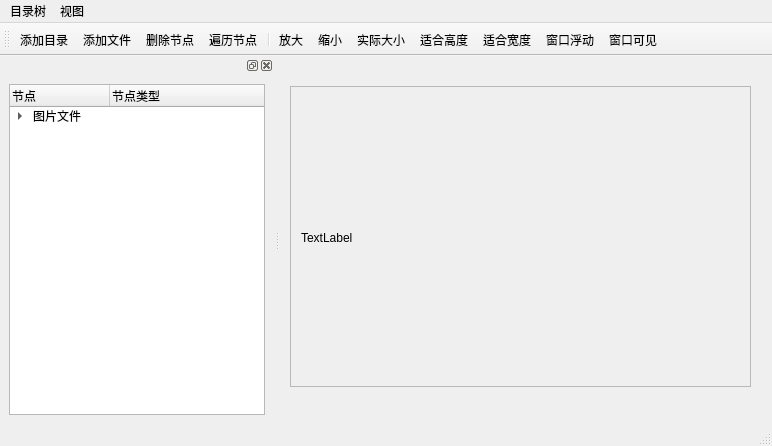
<?xml version="1.0" encoding="UTF-8"?>
<ui version="4.0">
 <class>MainWindow</class>
 <widget class="QMainWindow" name="MainWindow">
  <property name="geometry">
   <rect>
    <x>0</x>
    <y>0</y>
    <width>772</width>
    <height>446</height>
   </rect>
  </property>
  <property name="windowTitle">
   <string>MainWindow</string>
  </property>
  <widget class="QWidget" name="centralwidget">
   <widget class="QScrollArea" name="scrollArea">
    <property name="geometry">
     <rect>
      <x>10</x>
      <y>30</y>
      <width>461</width>
      <height>301</height>
     </rect>
    </property>
    <property name="widgetResizable">
     <bool>true</bool>
    </property>
    <widget class="QWidget" name="scrollAreaWidgetContents">
     <property name="geometry">
      <rect>
       <x>0</x>
       <y>0</y>
       <width>459</width>
       <height>299</height>
      </rect>
     </property>
     <widget class="QLabel" name="labPic">
      <property name="geometry">
       <rect>
        <x>10</x>
        <y>20</y>
        <width>431</width>
        <height>261</height>
       </rect>
      </property>
      <property name="text">
       <string>TextLabel</string>
      </property>
     </widget>
    </widget>
   </widget>
  </widget>
  <widget class="QMenuBar" name="menubar">
   <property name="geometry">
    <rect>
     <x>0</x>
     <y>0</y>
     <width>772</width>
     <height>21</height>
    </rect>
   </property>
   <widget class="QMenu" name="menu">
    <property name="title">
     <string>目录树</string>
    </property>
    <addaction name="actAddFolder"/>
    <addaction name="actAddFiles"/>
    <addaction name="actDeleteItem"/>
    <addaction name="actScanItems"/>
    <addaction name="actQuit"/>
   </widget>
   <widget class="QMenu" name="menu_2">
    <property name="title">
     <string>视图</string>
    </property>
   </widget>
   <addaction name="menu"/>
   <addaction name="menu_2"/>
  </widget>
  <widget class="QStatusBar" name="statusbar"/>
  <widget class="QToolBar" name="mainToolBar">
   <property name="windowTitle">
    <string>toolBar</string>
   </property>
   <property name="toolButtonStyle">
    <enum>Qt::ToolButtonTextUnderIcon</enum>
   </property>
   <attribute name="toolBarArea">
    <enum>TopToolBarArea</enum>
   </attribute>
   <attribute name="toolBarBreak">
    <bool>false</bool>
   </attribute>
   <addaction name="actAddFolder"/>
   <addaction name="actAddFiles"/>
   <addaction name="actDeleteItem"/>
   <addaction name="actScanItems"/>
   <addaction name="separator"/>
   <addaction name="actZoomIn"/>
   <addaction name="actZoomOut"/>
   <addaction name="actZoomRealSize"/>
   <addaction name="actZoomFitH"/>
   <addaction name="actZoomFitW"/>
   <addaction name="actDockFloat"/>
   <addaction name="actDockVisible"/>
  </widget>
  <widget class="QDockWidget" name="dockWidget">
   <attribute name="dockWidgetArea">
    <number>1</number>
   </attribute>
   <widget class="QWidget" name="dockWidgetContents">
    <layout class="QGridLayout" name="gridLayout">
     <item row="0" column="0">
      <widget class="QTreeWidget" name="treeWidget">
       <column>
        <property name="text">
         <string notr="true">节点</string>
        </property>
       </column>
       <column>
        <property name="text">
         <string>节点类型</string>
        </property>
       </column>
       <item>
        <property name="text">
         <string>图片文件</string>
        </property>
        <property name="icon">
         <iconset resource="res.qrc">
          <normaloff>:/icons/images/files-open.png</normaloff>:/icons/images/files-open.png</iconset>
        </property>
        <item>
         <property name="text">
          <string>新建子项目</string>
         </property>
        </item>
       </item>
      </widget>
     </item>
    </layout>
   </widget>
  </widget>
  <action name="actAddFolder">
   <property name="icon">
    <iconset resource="res.qrc">
     <normaloff>:/icons/images/add_folder1.png</normaloff>:/icons/images/add_folder1.png</iconset>
   </property>
   <property name="text">
    <string>添加目录</string>
   </property>
   <property name="toolTip">
    <string>添加目录...</string>
   </property>
   <property name="shortcut">
    <string>Ctrl+F</string>
   </property>
  </action>
  <action name="actAddFiles">
   <property name="icon">
    <iconset resource="res.qrc">
     <normaloff>:/icons/images/add_files.png</normaloff>:/icons/images/add_files.png</iconset>
   </property>
   <property name="text">
    <string>添加文件</string>
   </property>
   <property name="toolTip">
    <string>添加文件...</string>
   </property>
   <property name="shortcut">
    <string>Ctrl+N</string>
   </property>
  </action>
  <action name="actDeleteItem">
   <property name="icon">
    <iconset resource="res.qrc">
     <normaloff>:/icons/images/close.png</normaloff>:/icons/images/close.png</iconset>
   </property>
   <property name="text">
    <string>删除节点</string>
   </property>
   <property name="toolTip">
    <string>删除节点</string>
   </property>
  </action>
  <action name="actZoomIn">
   <property name="icon">
    <iconset resource="res.qrc">
     <normaloff>:/icons/images/zoomIn.png</normaloff>:/icons/images/zoomIn.png</iconset>
   </property>
   <property name="text">
    <string>放大</string>
   </property>
   <property name="toolTip">
    <string>放大</string>
   </property>
   <property name="shortcut">
    <string>Ctrl+I</string>
   </property>
  </action>
  <action name="actZoomOut">
   <property name="icon">
    <iconset resource="res.qrc">
     <normaloff>:/icons/images/zoomOut.png</normaloff>:/icons/images/zoomOut.png</iconset>
   </property>
   <property name="text">
    <string>缩小</string>
   </property>
   <property name="toolTip">
    <string>缩小</string>
   </property>
   <property name="shortcut">
    <string>Ctrl+O</string>
   </property>
  </action>
  <action name="actZoomRealSize">
   <property name="icon">
    <iconset resource="res.qrc">
     <normaloff>:/icons/images/zoomRealSize.png</normaloff>:/icons/images/zoomRealSize.png</iconset>
   </property>
   <property name="text">
    <string>实际大小</string>
   </property>
   <property name="toolTip">
    <string>实际大小</string>
   </property>
  </action>
  <action name="actZoomFitW">
   <property name="icon">
    <iconset resource="res.qrc">
     <normaloff>:/icons/images/zoomFitWidth.png</normaloff>:/icons/images/zoomFitWidth.png</iconset>
   </property>
   <property name="text">
    <string>适合宽度</string>
   </property>
   <property name="toolTip">
    <string>适合宽度</string>
   </property>
   <property name="shortcut">
    <string>Ctrl+W</string>
   </property>
  </action>
  <action name="actScanItems">
   <property name="icon">
    <iconset resource="res.qrc">
     <normaloff>:/icons/images/search.png</normaloff>:/icons/images/search.png</iconset>
   </property>
   <property name="text">
    <string>遍历节点</string>
   </property>
   <property name="toolTip">
    <string>遍历节点</string>
   </property>
  </action>
  <action name="actZoomFitH">
   <property name="icon">
    <iconset resource="res.qrc">
     <normaloff>:/icons/images/hight.png</normaloff>:/icons/images/hight.png</iconset>
   </property>
   <property name="text">
    <string>适合高度</string>
   </property>
   <property name="toolTip">
    <string>适合高度</string>
   </property>
  </action>
  <action name="actDockFloat">
   <property name="checkable">
    <bool>true</bool>
   </property>
   <property name="icon">
    <iconset resource="res.qrc">
     <normaloff>:/icons/images/guding.png</normaloff>:/icons/images/guding.png</iconset>
   </property>
   <property name="text">
    <string>窗口浮动</string>
   </property>
   <property name="toolTip">
    <string>窗口浮动</string>
   </property>
  </action>
  <action name="actDockVisible">
   <property name="icon">
    <iconset resource="res.qrc">
     <normaloff>:/icons/images/deng.png</normaloff>:/icons/images/deng.png</iconset>
   </property>
   <property name="text">
    <string>窗口可见</string>
   </property>
   <property name="toolTip">
    <string>窗口可见</string>
   </property>
  </action>
  <action name="actQuit">
   <property name="icon">
    <iconset resource="res.qrc">
     <normaloff>:/icons/images/quit.png</normaloff>:/icons/images/quit.png</iconset>
   </property>
   <property name="text">
    <string>退出</string>
   </property>
   <property name="toolTip">
    <string>退出</string>
   </property>
  </action>
 </widget>
 <resources>
  <include location="res.qrc"/>
 </resources>
 <connections>
  <connection>
   <sender>actQuit</sender>
   <signal>triggered()</signal>
   <receiver>MainWindow</receiver>
   <slot>close()</slot>
   <hints>
    <hint type="sourcelabel">
     <x>-1</x>
     <y>-1</y>
    </hint>
    <hint type="destinationlabel">
     <x>385</x>
     <y>222</y>
    </hint>
   </hints>
  </connection>
 </connections>
</ui>
